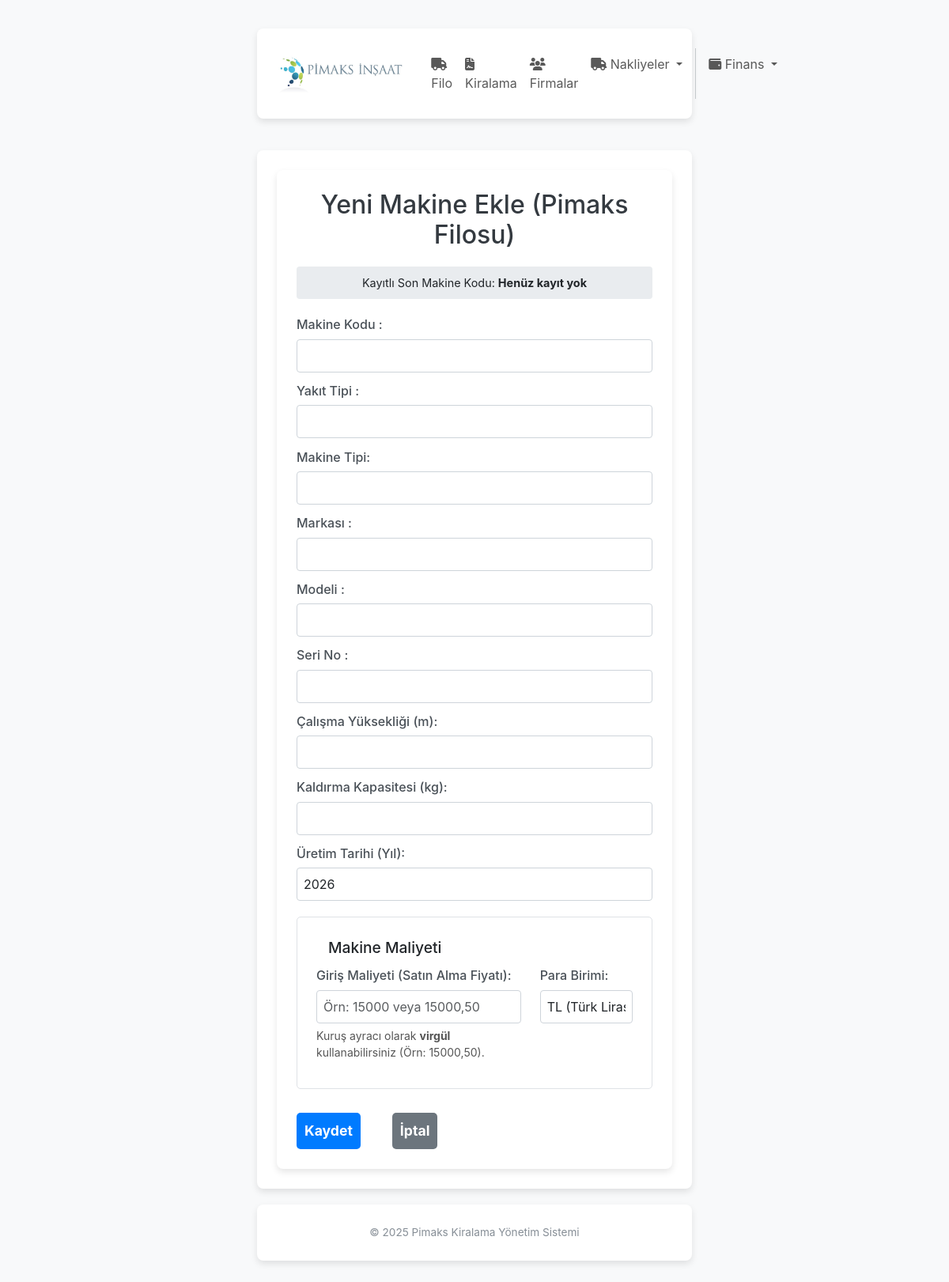
/filo/ekle, run on an earlier commit of the app's database.
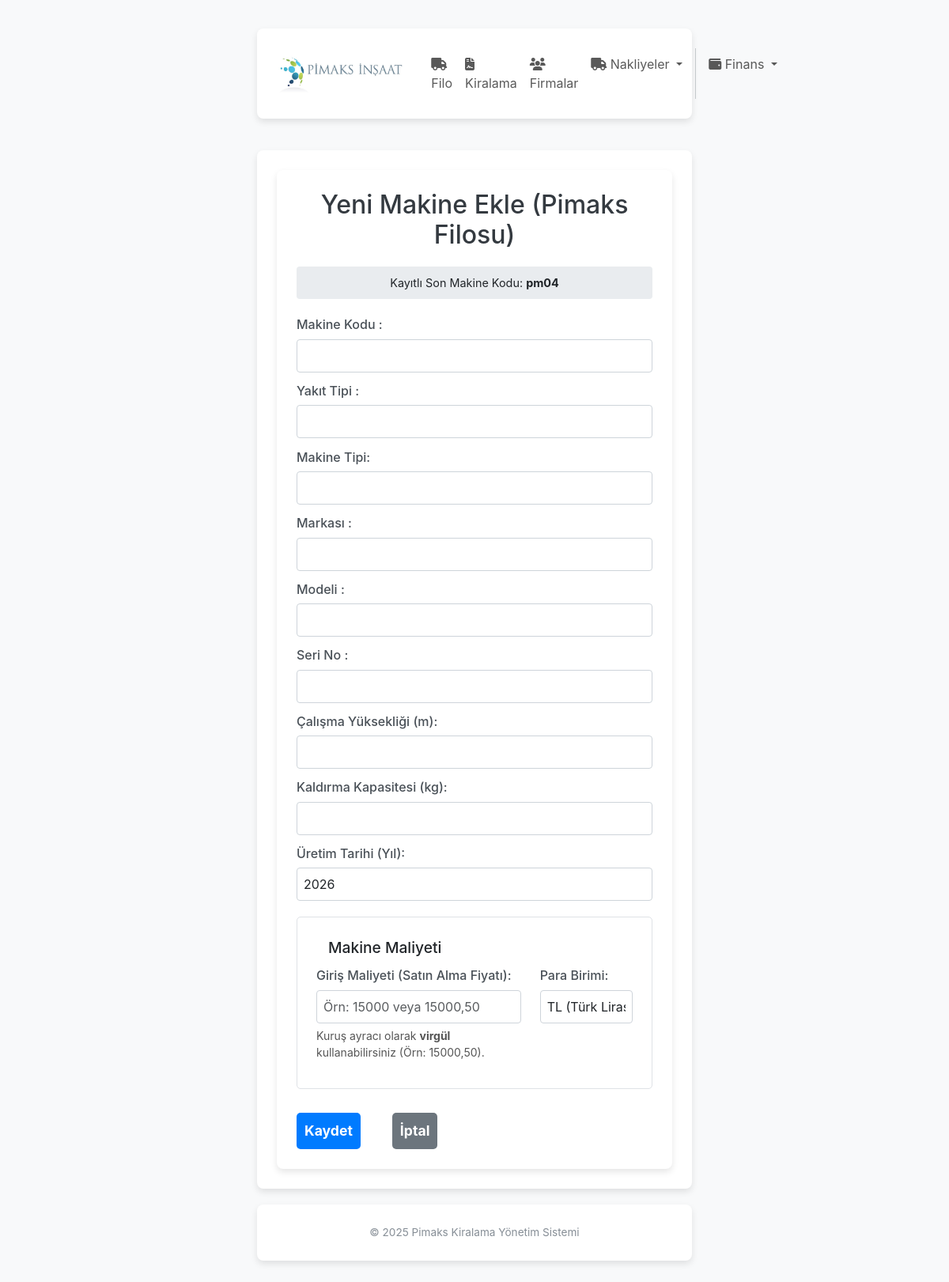
And on a later commit of the database.
### app/filo/models.py (models this page shows, shortened)
class Ekipman(db.Model):
    __tablename__ = 'ekipman'
    id = db.Column(db.Integer, primary_key=True)
    kod = db.Column(db.String(100), unique=True, nullable=False, index=True)
    yakit = db.Column(db.String(50), nullable=False, default='')
    tipi = db.Column(db.String(100), nullable=False, default='')
    marka = db.Column(db.String(100), nullable=False)
    model = db.Column(db.String(100), nullable=True, default='')
    seri_no = db.Column(db.String(100), nullable=False, index=True)
    calisma_yuksekligi = db.Column(db.Integer, nullable=False)
    kaldirma_kapasitesi = db.Column(db.Integer, nullable=False)
    uretim_tarihi = db.Column(db.String(100), nullable=False)
    calisma_durumu = db.Column(db.String(50), nullable=False, default='bosta')
    giris_maliyeti = db.Column(db.String(50), nullable=True, default='0')
    para_birimi = db.Column(db.String(3), nullable=False, default='TRY')
    is_active = db.Column(db.Boolean, default=True, nullable=False)
    firma_tedarikci_id = db.Column(db.Integer, db.ForeignKey('firma.id'), nullable=True)
    firma_tedarikci = db.relationship('Firma', back_populates='tedarik_edilen_ekipmanlar', foreign_keys=[firma_tedarikci_id])
    kiralama_kalemleri = db.relationship(
        'KiralamaKalemi',
        back_populates='ekipman',
        foreign_keys='KiralamaKalemi.ekipman_id',
        cascade="all, delete-orphan"
    )
    bakim_kayitlari = db.relationship('BakimKaydi', back_populates='ekipman', cascade="all, delete-orphan")
    __table_args__ = (db.UniqueConstraint('firma_tedarikci_id', 'seri_no', name='_tedarikci_seri_no_uc'),)
    swap_cikis_kayitlari = db.relationship('MakineDegisim', foreign_keys='MakineDegisim.eski_ekipman_id', backref='eski_ekipman', lazy='dynamic')
    swap_giris_kayitlari = db.relationship('MakineDegisim', foreign_keys='MakineDegisim.yeni_ekipman_id', backref='yeni_ekipman', lazy='dynamic')

### app/filo/routes.py (the view, shortened to what this page needs)
@filo_bp.route('/ekle', methods=['GET', 'POST'])
def ekle():
    form = EkipmanForm()
    try:
        son_ekipman = Ekipman.query.filter(
            Ekipman.firma_tedarikci_id.is_(None)
        ).order_by(Ekipman.kod.desc()).first()
        son_kod = son_ekipman.kod if son_ekipman else 'Henüz kayıt yok'
    except:
        son_kod = '...'
    return render_template('filo/ekle.html', form=form, son_kod=son_kod)

### app/filo/forms.py
class EkipmanForm(FlaskForm):
    kod = StringField('Makine Kodu', validators=[InputRequired()])
    yakit = StringField('Yakıt Türü', validators=[InputRequired()])
    tipi = StringField('Makine Tipi', validators=[InputRequired()])
    marka = StringField('Makine Markası', validators=[InputRequired()])
    model = StringField('Makine Modeli', validators=[InputRequired()])
    seri_no = StringField('Makine Seri No', validators=[InputRequired()])
    calisma_yuksekligi = StringField('Çalışma Yüksekliği (m)', validators=[InputRequired()])
    kaldirma_kapasitesi = StringField('Kaldırma Kapasitesi (kg)', validators=[InputRequired()])
    uretim_tarihi = StringField('Üretim Tarihi (Yıl)', validators=[InputRequired()])
    giris_maliyeti = StringField('Giriş Maliyeti (Satın Alma)', validators=[Optional(), validate_currency])
    para_birimi = SelectField(
        'Para Birimi',
        choices=[('TRY', 'TL (Türk Lirası)'), ('USD', 'USD (Amerikan Doları)'), ('EUR', 'EUR (Euro)')],
        default='TRY',
        validators=[InputRequired()]
    )
    submit = SubmitField('Kaydet')

### app/templates/filo/ekle.html (shortened to what this page needs)
{% extends "base.html" %}
{% block content %}
<div class="container">
    <h2>Yeni Makine Ekle (Pimaks Filosu)</h2>
    <form action="" method="POST" novalidate>
        <div class="form-info">
            Kayıtlı Son Makine Kodu: <strong>{{ son_kod }}</strong>
        </div>
        <div class="form-group">
            {{ form.kod.label(text="Makine Kodu :") }}
            {{ form.kod(class="form-control") }}
        </div>
        <div class="form-group">
             {{ form.yakit.label(text="Yakıt Tipi :") }}
             {{ form.yakit(id="yakit", class="form-control", list="yakit-listesi") }}
        </div>
        <div class="form-group">
             {{ form.tipi.label(text="Makine Tipi:") }}
             {{ form.tipi(id="tipi", class="form-control", list="tip-listesi") }}
        </div>
         <div class="form-group">
             {{ form.marka.label(text="Markası :") }}
             {{ form.marka(id="marka", class="form-control", list="marka-listesi") }}
        </div>
        <div class="form-group">
             {{ form.model.label(text="Modeli :") }}
             {{ form.model(id="model", class="form-control") }}
        </div>
       <div class="form-group">
            {{ form.seri_no.label(text="Seri No :") }}
            {{ form.seri_no(id="seri_no", class="form-control") }}
        </div>
        <div class="form-group">
            {{ form.calisma_yuksekligi.label(text="Çalışma Yüksekliği (m):") }}
            {{ form.calisma_yuksekligi(id="calisma_yuksekligi", class="form-control", type="number", step="1") }}
        </div>
        <div class="form-group">
            {{ form.kaldirma_kapasitesi.label(text="Kaldırma Kapasitesi (kg):") }}
            {{ form.kaldirma_kapasitesi(id="kaldirma_kapasitesi", class="form-control", type="number") }}
        </div>
        <div class="form-group">
            {{ form.uretim_tarihi.label(text="Üretim Tarihi (Yıl):") }}
            {{ form.uretim_tarihi(id="uretim_tarihi", class="form-control", type="number", step="1", min="1990") }}
        </div>
        <fieldset class="form-group" style="border: 1px solid #dee2e6; padding: 1.5rem; margin-top: 20px; border-radius: 5px;">
            <legend style="font-size: 1.2em; font-weight: 500; width: auto; padding: 0 10px; margin-left: 5px;">Makine Maliyeti</legend>
            <div class="row">
                <div class="col-md-8 form-group">
                    {{ form.giris_maliyeti.label(text="Giriş Maliyeti (Satın Alma Fiyatı):") }}
                    {{ form.giris_maliyeti(class="form-control", placeholder="Örn: 15000 veya 15000,50", id="giris_maliyeti", autocomplete="off") }}
                    <small style="color: #555; margin-top: 5px; display: block;">
                        Kuruş ayracı olarak <strong>virgül</strong> kullanabilirsiniz (Örn: 15000,50).
                    </small>
                </div>
                <div class="col-md-4 form-group">
                    {{ form.para_birimi.label(text="Para Birimi:") }}
                    {{ form.para_birimi(class="form-control") }}
                </div>
            </div>
        </fieldset>
        <div class="butonlar">
         {{ form.submit(class="buton", value="Kaydet") }}
         <a href="{{ url_for(request.args.get('next', 'filo.index')) }}" class="buton iptal">İptal</a>
         </div>
    </form>
</div>
{% endblock %}

What changed in the data, as far as the page shows it:
added Ekipman: kod "pm04"
Also different on the page:
{{ son_kod }}: "Henüz kayıt yok" → (not shown)
